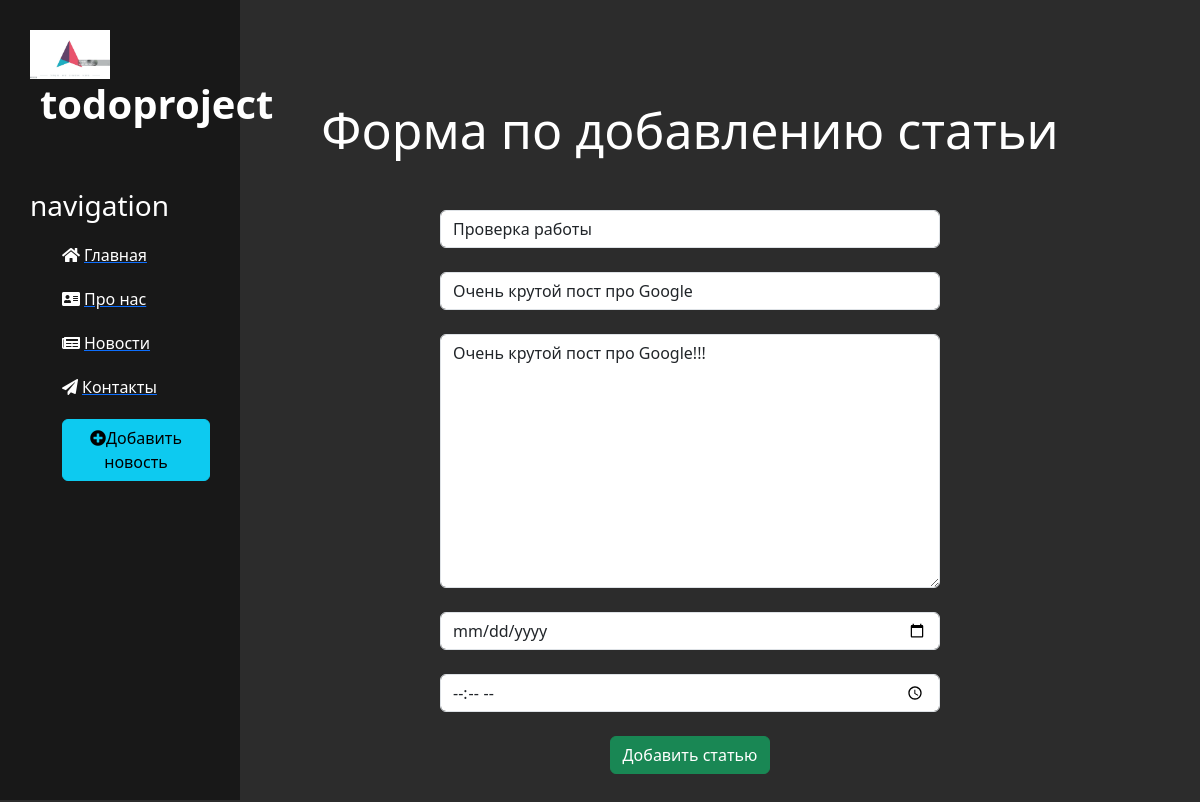
/news/1/update, run on the app's committed database.
### news/models.py (models this page shows, shortened)
class Articles(models.Model):
    title = models.CharField("Название", max_length=50)
    anons = models.CharField("Анонс", max_length=250)
    full_text = models.TextField("Статья")
    date = models.DateTimeField("Дата публикации")
    time = models.TimeField("Time", default=timezone.now)
    class Meta:
        verbose_name = "Новость"
        verbose_name_plural = "Новости"

### news/views.py (the view)
# urls.py: path("<int:pk>/update", views.NewsUpdateView.as_view(), name="news-update"),
class NewsUpdateView(UpdateView):
    model = Articles
    template_name = "news/create.html"
    form_class = ArticlesForm

### news/forms.py
class ArticlesForm(ModelForm):
    class Meta:
        model = Articles
        fields = ["title", "anons", "full_text", "date", "time"]
        widgets = {
            "title": TextInput(attrs={
                "class": "form-control",
                "placeholder": "Название статьи"
            }),
            "anons": TextInput(attrs={
                "class": "form-control",
                "placeholder": "Aнонс статьи"
            }),
            "date": DateTimeInput(attrs={
                "class": "form-control",
                "placeholder": "Дата публикации",
                "type": "date"
            }),
            "time": DateTimeInput(attrs={
                "class": "form-control",
                "placeholder": "Дата публикации",
                "type": "time"
            }),
            "full_text": Textarea(attrs={
                "class": "form-control",
                "placeholder": "Текст статьи"
            }),
        }

### news/templates/news/create.html (shortened to what this page needs)
{% extends "main/layout.html" %}
{% block content %}
<div class="features">
    <h1>Форма по добавлению статьи</h1>
    <form method="post">
        {{ form.title }}<br>
        {{ form.anons }}<br>
        {{ form.full_text }}<br>
        {{ form.date }}<br>
        {{ form.time }}<br>
        <button class="btn btn-success" type="submit">Добавить статью</button>
    </form>
</div>
{% endblock %}

### main/static/main/css/main.css (style rules this page uses)
body { background: #2c2c2c; }
main .features { float: left; color: #fff; margin-top: 100px; text-align: center; width: 75% }
main .features h1 { font-size: 50px; }
form { width: 500px; margin: 50px auto; }

### data on the page
Articles: title "Проверка работы", anons "Очень крутой пост про Google", full_text "Очень крутой пост про Google!!!"
